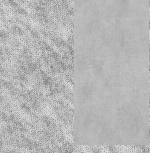
#> input picture data/T3.PGM, 150 x 153 px, found by its file name
$ python simple_texture_segmentation.py
#> lines starting #> are read from the running program, lines starting #| are printed output that depends on the picture; after the words box and inside, x2 and y2 are one past the last pixel; in counts of white or black regions, pixels touching at a corner belong together
# For standard deviation filter, see this awesome explanation
# http://stackoverflow.com/questions/11456565/opencv-mean-sd-filter
# Image data is from the book Algorithms for Image processing and Computer Vision
import numpy
import cv2

img = cv2.imread('/home/inu/code/pyqt-book/data/T3.PGM', 0)
#> img is the input picture: shape (153, 150); min 129, max 221, mean 181.6

k_size = 21
img_f = img.astype(numpy.float)
mu = cv2.blur(img_f, (k_size, k_size))
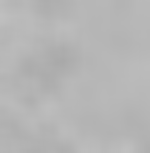
#> mu: shape (153, 150) float64; min 169.2, max 191.5, mean 181.6
mu2 = cv2.blur(img_f * img_f, (k_size, k_size))
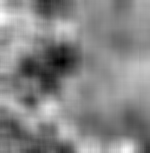
#> mu2: shape (153, 150) float64; min 28912.9, max 36904.7, mean 33133.1; drawn with min black and max white
sd_filtered_f = numpy.sqrt(mu2 - mu * mu)
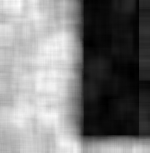
#> sd_filtered_f: shape (153, 150) float64; min 3.24, max 19.07, mean 10.87; drawn with min black and max white
sd_filtered = sd_filtered_f.astype(numpy.uint8)

_, thresholded = cv2.threshold(sd_filtered, 6, 255, cv2.THRESH_BINARY)
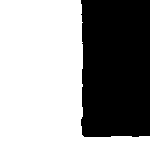
#> thresholded: shape (153, 150); 59.7% white; 1 black region, box (x1, y1, x2, y2) and area: (81, 0, 150, 137) 9253

cv2.imshow('img', img)
cv2.imshow('sd filtered', sd_filtered)
cv2.imshow('thresholded', thresholded)
cv2.waitKey()

$ run again, with data/T1.PGM copied over data/T3.PGM
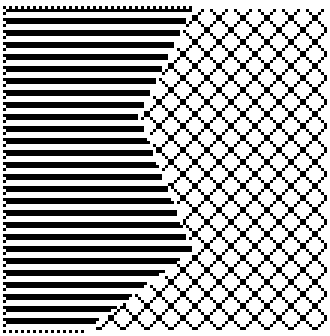
#> input picture data/T1.PGM, 110 x 112 px, found by its file name (shown 3 times larger)
#> img: shape (112, 110); 65.2% white; black in thin lines or dots
#> img_f: shape (112, 110) float64; 65.2% white; black in thin lines or dots
#> `mu2 = cv2.blur(img_f * img_f, (k_size, k_size))`:
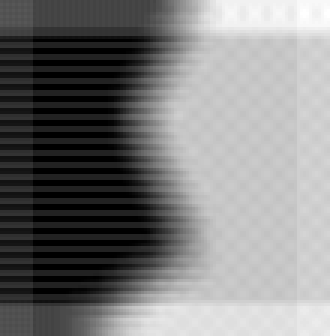
#> mu2: shape (112, 110) float64 (shown 3 times larger); min 30964.3, max 53818.9, mean 42047.5; drawn with min black and max white
#> `sd_filtered_f = numpy.sqrt(mu2 - mu * mu)`:
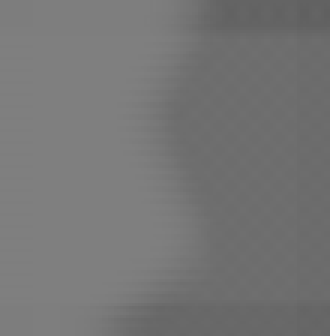
#> sd_filtered_f: shape (112, 110) float64 (shown 3 times larger); min 96.31, max 127.5, mean 117.9
#> thresholded: shape (112, 110); every value is 255

$ run again, with data/T2.PGM copied over data/T3.PGM
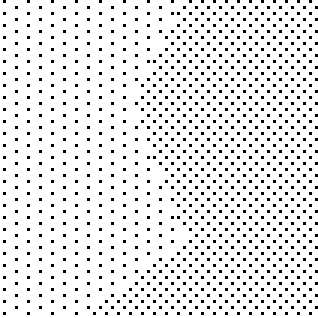
#> input picture data/T2.PGM, 106 x 106 px, found by its file name (shown 3 times larger)
#> img: shape (106, 106); 90.5% white; black in thin lines or dots
#> img_f: shape (106, 106) float64; 90.5% white; black in thin lines or dots
#> `sd_filtered_f = numpy.sqrt(mu2 - mu * mu)`:
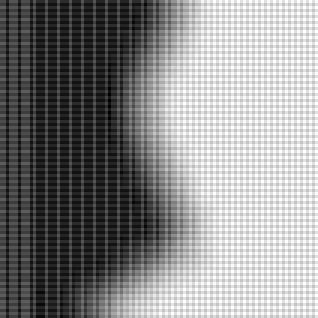
#> sd_filtered_f: shape (106, 106) float64 (shown 3 times larger); min 56.7, max 88.04, mean 73.6; drawn with min black and max white
#> `sd_filtered = sd_filtered_f.astype(numpy.uint8)`:
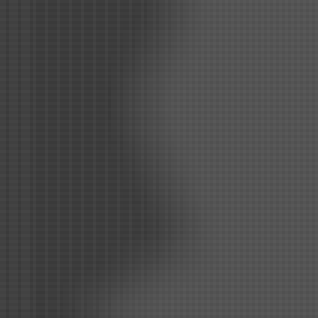
#> sd_filtered: shape (106, 106) (shown 3 times larger); min 56, max 88, mean 73.2
#> thresholded: shape (106, 106); every value is 255
